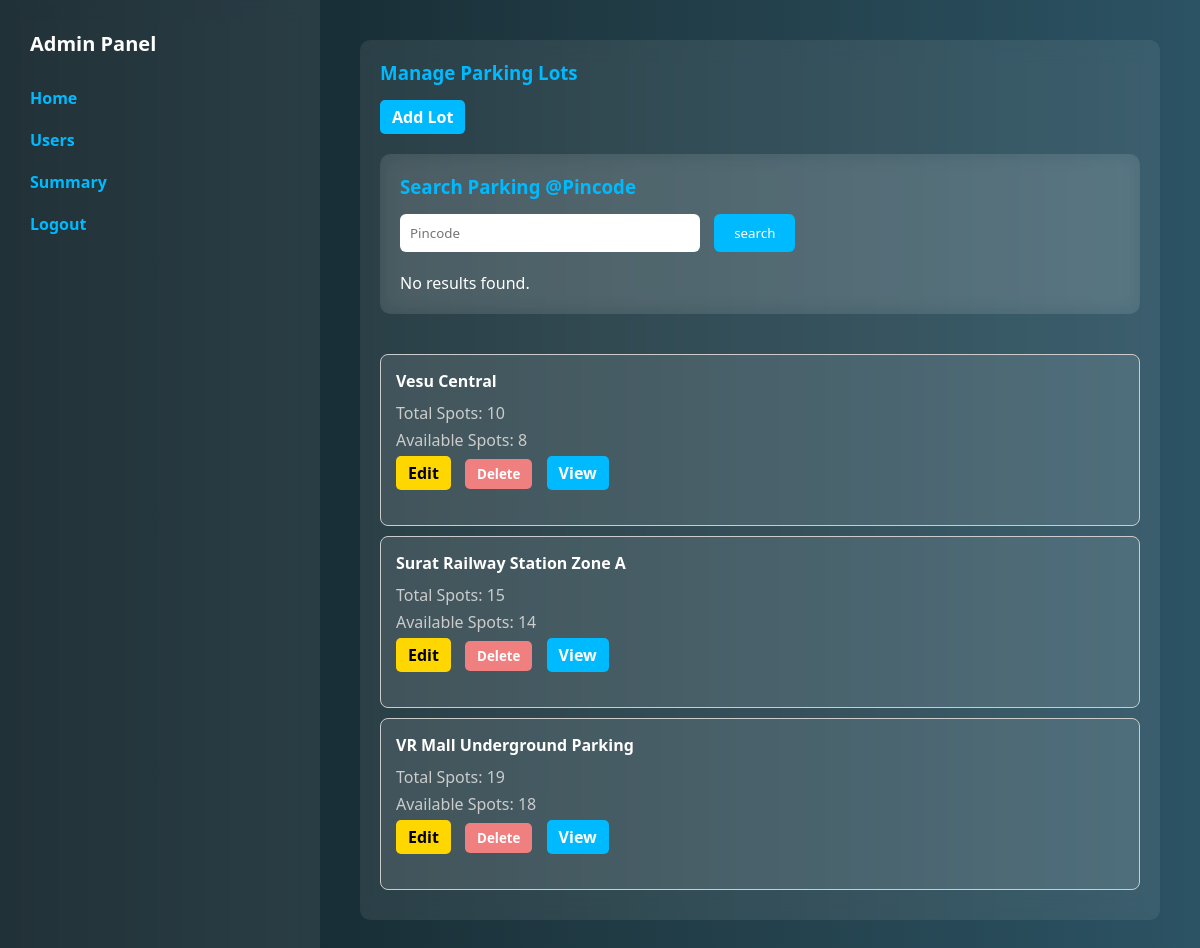
Page /admin_dashboard on the committed database.
### app.py (models this page shows)
class Parking_lot(db.Model):
    __tablename__ = 'parking_lot'
    id = db.Column(db.Integer, primary_key=True, autoincrement=True)
    parking_lot_name = db.Column(db.String(100), nullable=False,)
    address = db.Column(db.String(150), nullable=False)
    pin_code = db.Column(db.String(6), nullable=False)
    price_per_hour =db.Column(db.Integer, nullable = False)
    total_capacity = db.Column(db.Integer, nullable = False)
    avilable_capacity = db.Column(db.Integer, nullable = False)
    spots = db.relationship("ParkingSpot", back_populates = 'lot')

### app.py (the view)
@app.route('/admin_dashboard', methods=['GET','POST'])
def  admin_dashboard():
    parking_lots = Parking_lot.query.all()
    search_results = None
    if request.method == 'GET':
        return render_template('admin_dashboard.html', parking_lots=parking_lots)
    if request.method == "POST":
        pincode = request.form.get("pincode")
        search_results = Parking_lot.query.filter_by(pin_code=pincode).all()
    return  render_template('admin_dashboard.html',parking_lots=parking_lots,search_results=search_results)

### templates/admin_dashboard.html (shortened to what this page needs)
<!DOCTYPE html>
<html lang="en">
<head>
</head>
<body>
  <div class="sidebar">
    <h2>Admin Panel</h2>
    <a href="/admin_dashboard">Home</a>
    <a href="/view_users">Users</a>
    <a href="/admin_summary">Summary</a>
    <a href="/landing_page">Logout</a>
  </div>
  <div class="main-content">
    <div class="section">
      <h3>Manage Parking Lots</h3>
      <a href="/add_parking" class="btn btn-add">Add Lot</a>
      <div class="section">
         <h3>Search Parking @Pincode</h3>
         <div class="search-box">
         <form action="{{ url_for('admin_dashboard') }}"  method="POST">
           <input type="text" name="pincode" placeholder="Pincode"  required>
           <input type="submit" value="search" class="btn-search"  >
         </form>
      </div>
      {% if search_results %}
        {% for lot in search_results %}
         <div class="lot-card">
           <h4>{{lot.parking_lot_name}}</h4>
           <p>Total Spots: {{lot.total_capacity }}</p>
           <p>Available Spots: {{lot.avilable_capacity }}</p>
           <a href="{{ url_for('edit_parking', lot_id=lot.id) }}" class="btn btn-edit">Edit</a>
           <form action="{{ url_for('delete_lot', lot_id=lot.id) }}" method="post" style="display:inline;">
               <button type="submit" class="btn btn-delete">Delete</button>
           </form>
              <a href="{{ url_for('view_lot', lot_id=lot.id) }}" class="btn btn-add">View</a>
           </div>
        {% endfor %}
      {% else %}
        <p>No results found.</p>
      {% endif %}
    </div>
      {% for lot in parking_lots %}
          <div class="lot-card">
             <h4>{{lot.parking_lot_name}}</h4>
             <p>Total Spots: {{lot.total_capacity }}</p>
             <p>Available Spots: {{lot.avilable_capacity }}</p>
             <a href="{{ url_for('edit_parking', lot_id=lot.id) }}" class="btn btn-edit">Edit</a>
             <form action="{{ url_for('delete_lot', lot_id=lot.id) }}" method="post" style="display:inline;">
                    <button type="submit" class="btn btn-delete">Delete</button>
             </form>
             <a href="{{ url_for('view_lot', lot_id=lot.id) }}" class="btn btn-add">View</a>
          </div>
      {% endfor %}
    </div>
  </div>
</body>
</html>

### templates/admin_dashboard.html (style rules this page uses)
* { margin: 0; padding: 0; box-sizing: border-box; font-family: 'Segoe UI', Tahoma, Geneva, Verdana, sans-serif; }
html, body { height: 100%; width: 100%; background: linear-gradient(to right, #0f2027, #203a43, #2c5364); overflow: hidden; }
body { display: flex; }
.sidebar { width: 320px; height: 100vh; background: rgba(255, 255, 255, 0.08); backdrop-filter: blur(10px); padding: 30px; color: #fff; display: flex; flex-direction: column; }
.sidebar h2 { font-size: 20px; margin-bottom: 20px; }
.sidebar a { display: block; margin: 10px 0; color: #00baff; text-decoration: none; font-weight: bold; }
.main-content { flex: 1; height: 100vh; overflow-y: auto; padding: 40px; color: #fff; }
.section { margin-bottom: 40px; background: rgba(255, 255, 255, 0.08); padding: 20px; border-radius: 10px; backdrop-filter: blur(10px); }
h3 { margin-bottom: 15px; color: #00baff; }
.btn { padding: 6px 12px; border: none; border-radius: 5px; cursor: pointer; font-weight: bold; text-decoration: none; display: inline-block; margin-right: 10px; }
.btn-edit { background-color: #ffd700; color: #000; }
.btn-delete { background-color: #f08080; color: white; }
.btn-add { background-color: #00baff; color: white; margin-bottom: 20px; }
.lot-card { background: rgba(255, 255, 255, 0.1); border: 1px solid #ccc; border-radius: 8px; padding: 15px; margin: 10px 0; }
.lot-card h4 { margin-bottom: 10px; color: #fff; }
.lot-card p { margin: 5px 0; color: #ccc; }
.btn-search { background-color: #00baff; color: white; padding: 10px 20px; border: none; border-radius: 6px; margin-left: 10px; cursor: pointer; }
.search-box { margin-bottom: 20px; }
.search-box input[type="text"] { padding: 10px; width: 300px; border-radius: 6px; border: none; }

### rows in the picture
Parking_lot: parking_lot_name "Vesu Central", total_capacity "10", avilable_capacity "8"
Parking_lot: parking_lot_name "Surat Railway Station Zone A", total_capacity "15", avilable_capacity "14"
Parking_lot: parking_lot_name "VR Mall Underground Parking", total_capacity "19", avilable_capacity "18"
